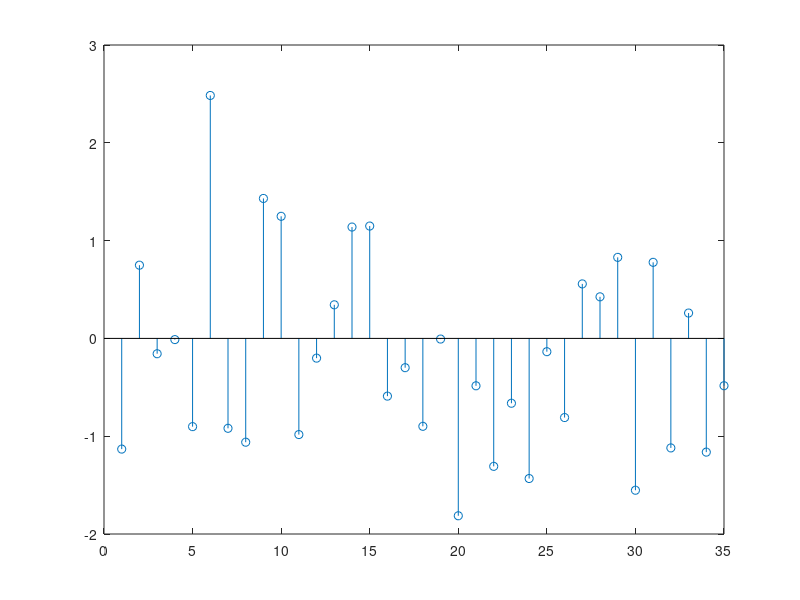

Source code (MATLAB): (Note: this script raises an error after producing the figure.)
clear; clc; close all

% ****
% ここに課題2（2）のプログラムを書け
% ****


N = 35;
f = randn(1,N);
figure(1);stem(f) %もとの信号の表示
Y1 = mydft2024(f) %信号を変換
figure(2);stem(Y1) %変換した信号を表示
Y2 = myidft2024(Y1) %変換した信号のスペクトルを逆離散フーリエ変換
figure(3);stem(Y2)

function F = mydft2024(f)
    N = length(f);		%信号の長さ
    F = zeros(1,N);	%スペクトルの初期化
    
    %DFTの実装
    for k = 0:N-1
        for n = 0:N-1
             F(k + 1) =F(k + 1) + f(n + 1) * exp(-j * (2 * pi / N) * k * n);
        end
    end
end

function f = myidft2024(F)
    N = length(F);   %信号の長さ
    f = zeros(1,N);  %信号の初期化
    
    %IDFTの実装
    for n = 0:N-1
        for k = 0:N-1
                f(n+1) = f(n+1) + F(k + 1) * exp(j * (2 * pi / N) * k * n);
        end
         f(n+1) =  f(n+1) / N ;
    end
end